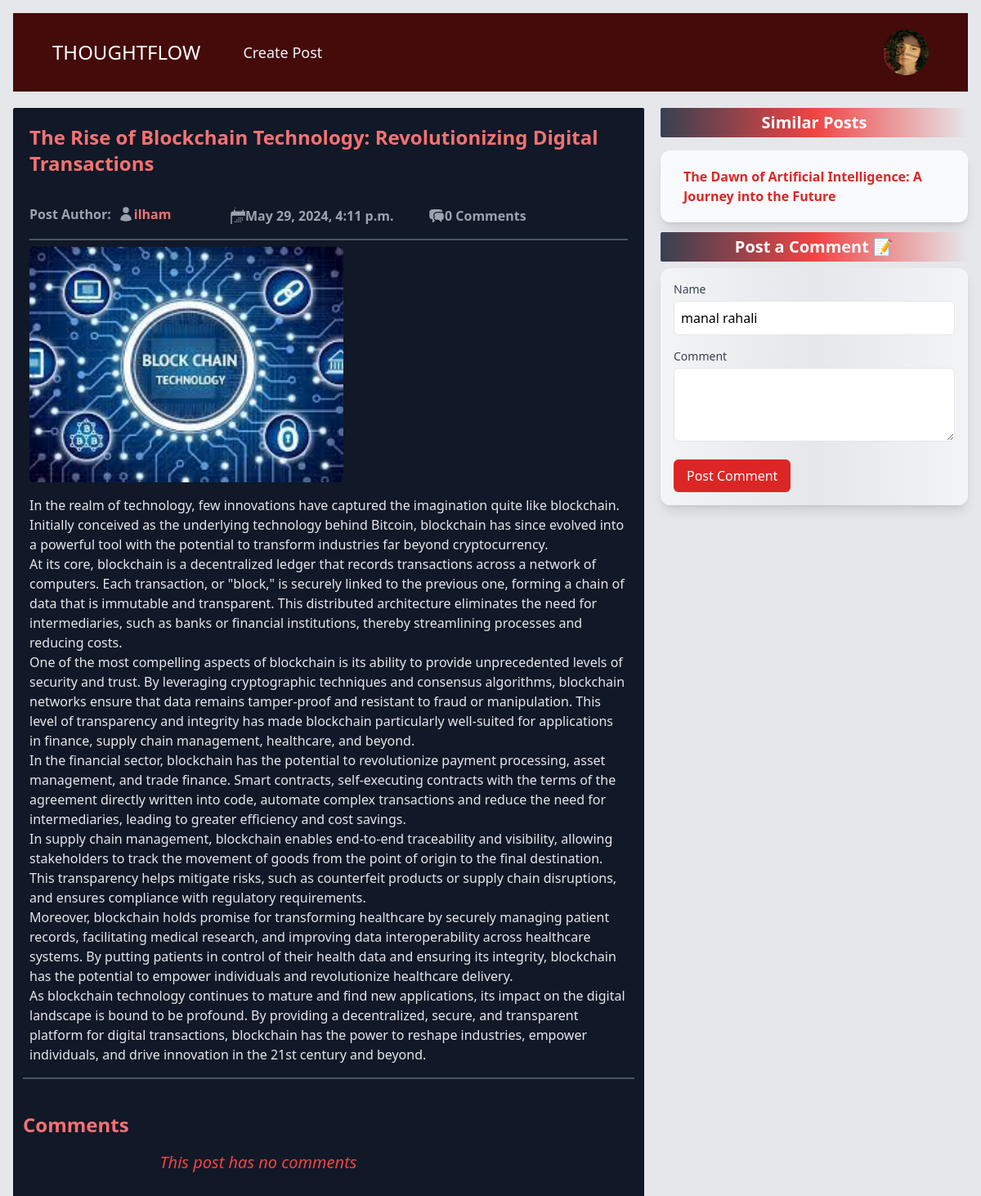
The page /read_post/a1c157b3-d570-45a5-be2f-af798952250c/the-rise-of-blockchain-technology-revolutionizing-digital-transactions/ (signed in) on the database as committed earlier.
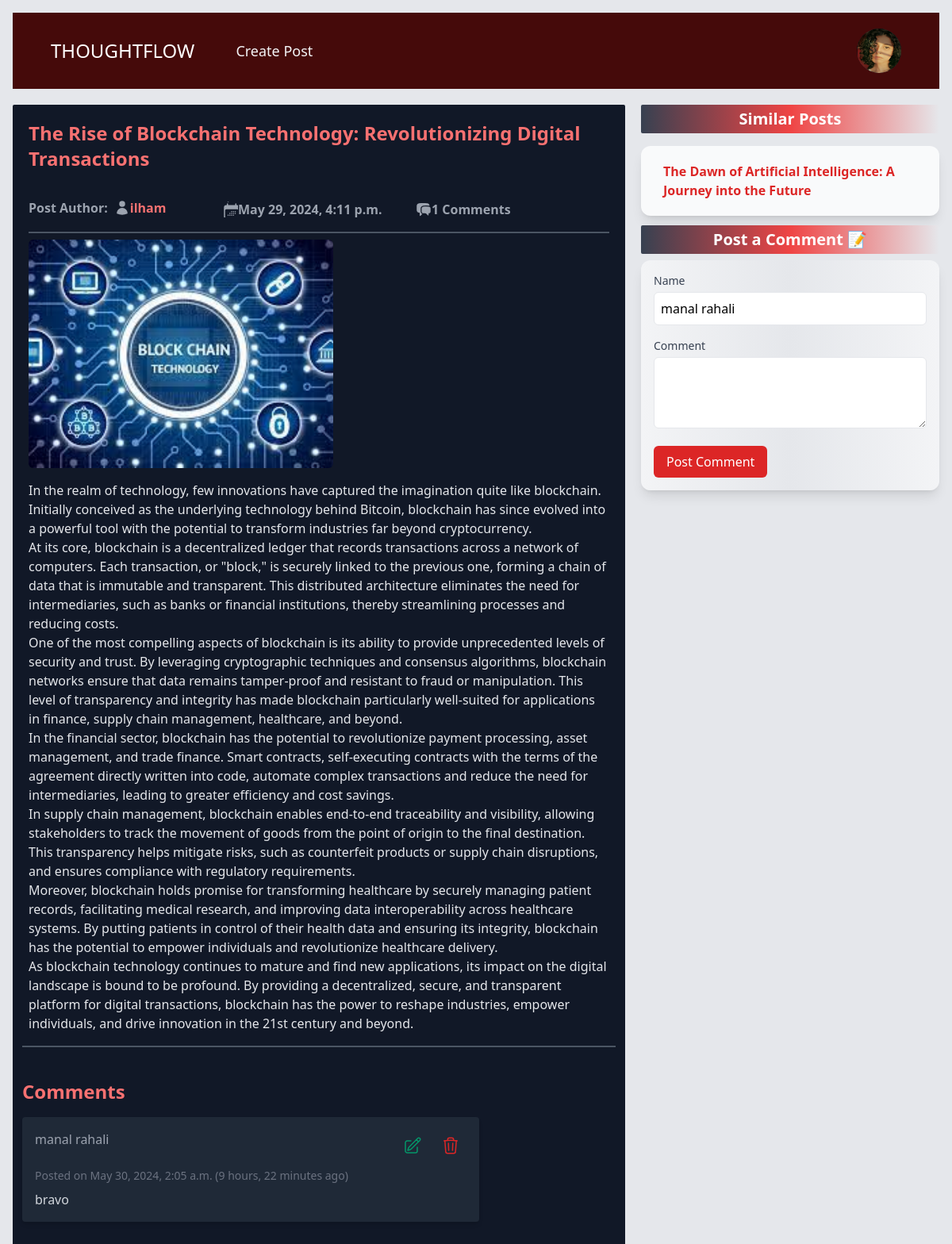
The same page on the database as committed later.
### base/models.py (models this page shows, shortened)
class Post(models.Model):
    id = models.UUIDField(primary_key=True, max_length=15, editable=False, default=uuid.uuid4)
    title = models.CharField(max_length=250)
    slug = models.SlugField(max_length=300, unique_for_date='created',
    null = True, blank=True)
    author = models.ForeignKey(User, on_delete=models.CASCADE)
    body = models.TextField()
    image = models.ImageField(upload_to='bg_img/', default='default_bg_img.jpg')
    category = models.CharField(max_length=100)
    created = models.DateTimeField(auto_now_add=True)
    updated = models.DateTimeField(auto_now=True)
    @property
    def images_url(self):
        try:
            if self.image and hasattr(self.image, 'url'):
                return self.image.url
        except Exception as e:
            return None
    def get_absolute_url(self):
        try:
            return reverse('read_post', args=[str(self.id), self.slug])
        except Exception as e:
            return '/'
    class Meta:
        ordering = ['-created']
        indexes = [models.Index(fields=['created'])]

class Comment(models.Model):
    id = models.UUIDField(primary_key=True, editable=False, default=uuid.uuid4)
    author = models.CharField(max_length=80)
    comment_p = models.ForeignKey(Post, on_delete=models.CASCADE,
    related_name='comments')
    body = models.TextField()
    created = models.DateTimeField(auto_now_add=True)
    edited = models.DateTimeField(auto_now=True)
    signedup_user = models.ForeignKey(User, on_delete=models.CASCADE,
    null=True, blank=True)

### base/views.py (the view, shortened to what this page needs)
# urls.py: path('read_post/<str:id>/<str:slug>/', views.read_post, name='read_post'),
def read_post(request, id, slug):
    post = get_object_or_404(Post, id=id, slug=slug)
    similar_posts = Post.objects.filter(category=post.category)
    post_comments = Comment.objects.filter(comment_p=post)
    if request.user.is_authenticated:
        profile = Userprofile.objects.get(person=request.user)
    return render(request, 'post.html', {
        'post': post,
        'similar_posts': similar_posts,
        'post_comments': post_comments,
        'profile': profile,
    })

### base/templates/post.html (shortened to what the changed rows need)
{% load static %}
<!DOCTYPE html>
<html lang="en">
  <head>
    <link rel="stylesheet" href="{% static 'base.css' %}" />
  </head>
  <body class="p-4 bg-gray-200">
    <main class="mt-5 grid grid-cols-1 md:grid-cols-2 lg:grid-cols-3 gap-5">
      <section
        class="bg-gray-900 text-gray-200 p-3 rounded-sm col-span-1 md:col-span-2 md:h-[80vh] overflow-y-scroll scrollbar-hide"
      >
        <div class="w-full flex flex-col p-2">
          <h2 class="text-2xl font-bold pb-6 text-red-400">
            {{ post.title }}
          </h2>
          <div
            class="w-full py-2 space-y-1 text-md font-semibold text-gray-400 grid grid-cols-13 md:grid-cols-3"
          >
            <div class="flex items-center">
              <p class="mr-2">Post Author:</p>
              <a href="{% url 'profile' post.author.username post.author.id %}"
                class="hover:underline text-red-400"
                >{{ post.author }}</a
              >
            </div>
            <div class="flex items-center">
              <p>{{ post.created }}</p>
            </div>
            <div class="flex items-center">
              <p>{{ post.comments.count }} Comments</p>
            </div>
          </div>
          <hr class="border w-full my-2 border-gray-600" />
          <div class="w-full">
            <img
              class="w-96 h-72 rounded-md mb-4 object-cover"
              src="{{post.images_url|default_if_none:'images/bg_img/default_bg_img.jpg'}}"
              alt=""
              srcset=""
            />
            <p class="text-justify font-serif italic text-lg leading-relaxed text-gray-300">
              {{ post.body|linebreaks }}
            </p>
          </div>
        </div>
        <div class="max-w-xl py-8">
          <h2 class="text-2xl text-red-400 font-bold mb-4">Comments</h2>
          {% for comment in post_comments %}
          <div class="bg-gray-800 text-gray-300 shadow-md rounded p-4 mb-4 transition duration-300 ease-in-out hover:bg-gray-700">
            <div class="flex justify-between mb-2">
              <div class="text-gray-400">{{ comment.author }}</div>
              <div class="text-gray-400 flex gap-2">
                    {% if user == comment.signedup_user %}
                    <a
                      href="{% url 'update_comment' comment.id %}"
                      class="text-emerald-600 rounded-xl hover:bg-emerald-100 p-2"
                      >
                    </a>
                    <a
                      href="{% url 'delete_comment' comment.id %}"
                      class="text-red-600 p-2 rounded-xl hover:bg-red-100"
                    >
                    </a>
                    {% endif %}
                  </div>
                </div>
                <div class="text-gray-500 text-sm mb-2">
                  Posted on {{ comment.created }} ({{ comment.created|timesince }}
                  ago)
                </div>
                <p class="text-gray-300">{{ comment.body }}</p>
              </div>
              {% empty %}
              <h1 class="text-red-500 text-center font-medium text-xl italic">
                This post has no comments
              </h1>
              {% endfor %}
            </div>
          </section>
          <section class="flex flex-col gap-2 md:h-[80vh]">
              <h1
                class="bg-gradient-to-r from-gray-700 via-red-500 to-gray-200 w-full font-semibold text-xl text-center py-1 mb-2 rounded-sm text-white transition-all duration-300 transform hover:scale-105"
              >
                Similar Posts
              </h1>
              <div
                class="w-full h-[25vh] overflow-y-scroll scrollbar-hide rounded-xl shadow-lg bg-gray-50 flex flex-col p-4 transition-all duration-300 hover:shadow-2xl transform hover:scale-105"
              >
                {% for a_post in similar_posts %}
                {% if a_post != post %}
                <a
                 href="{{ a_post.get_absolute_url }}"
                  class="w-full font-semibold text-base text-red-600 px-3 py-1 rounded-md hover:underline focus:outline-none focus:ring-red-400 focus:border-red-300 transition-all duration-300"
                  >{{ a_post.title|truncatewords:10 }}</a
                >
                {% endif %}
                {% endfor %}
              </div>
            <div class="flex flex-col mt-1 order-first lg:order-last">
              <h1
                class="bg-gradient-to-r from-gray-700 via-red-500 to-gray-200 w-full font-semibold text-xl text-center py-1 mb-2 rounded-sm text-white transition-all duration-300 transform hover:scale-105"
              >
                Post a Comment 📝
              </h1>
            </div>
          </section>
    </main>
  </body>
</html>

Rows that differ between the two databases and show on the page:
computed for Post "The Rise of Blockchain Technology: Revolutionizing Digital Transactions": comments.count "0" → "1"
added Comment: author "manal rahali", created "May 30, 2024, 2:05 a.m.", created "9 hours, 22 minutes", body "bravo"
Other text that changed with them:
text no longer shown: "This post has no comments"
